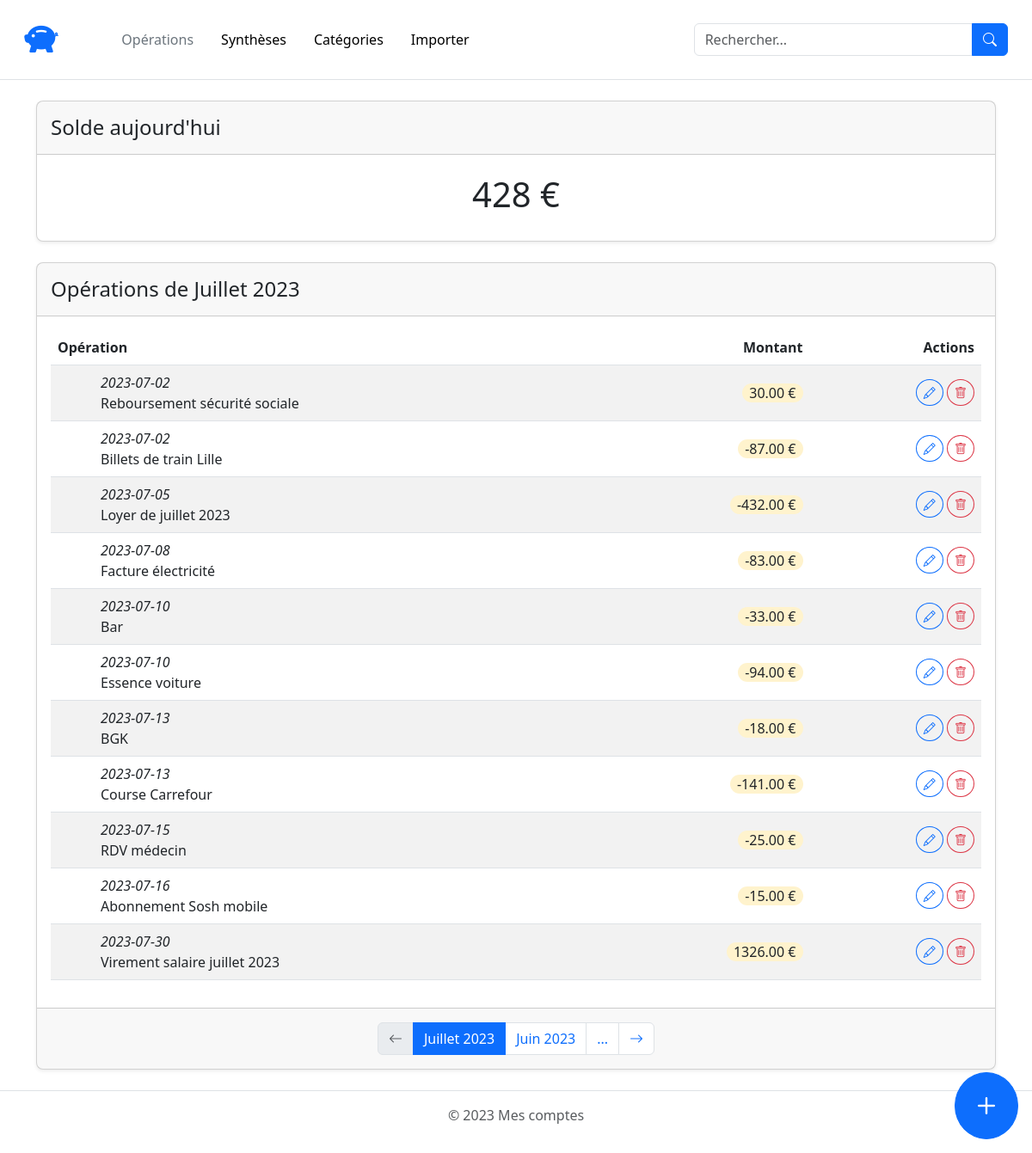
The page / on the database its author committed.
### tables this page shows
CREATE TABLE IF NOT EXISTS `transaction` (
  `id_transaction` int NOT NULL AUTO_INCREMENT,
  `name` varchar(50) NOT NULL,
  `amount` decimal(15,2) NOT NULL,
  `date_transaction` date NOT NULL,
  `id_category` int DEFAULT NULL,
  PRIMARY KEY (`id_transaction`),
  KEY `id_category` (`id_category`)
);

### index.php (the view, shortened to what this page needs)
<?php
require_once "connexion/connexiondb.php";
$total = 0;
$sql = "SELECT * FROM transaction WHERE MONTH(date_transaction) = 7 AND YEAR(date_transaction) = 2023   ORDER by date_transaction ASC";
$sth = $dbh->query($sql);
$data = $sth->fetchAll(PDO::FETCH_ASSOC);
?>
<!DOCTYPE html>
<html lang="fr">
<head>
    <link rel="stylesheet" href="https://cdn.jsdelivr.net/npm/bootstrap@5.3.0/dist/css/bootstrap.min.css">
    <link rel="stylesheet" href="https://cdn.jsdelivr.net/npm/bootstrap-icons@1.10.5/font/bootstrap-icons.css">
</head>
<body>
    <div class="container-fluid">
        <header class="row flex-wrap justify-content-between align-items-center p-3 mb-4 border-bottom">
            <a href="index.php" class="col-1">
                <i class="bi bi-piggy-bank-fill text-primary fs-1"></i>
            </a>
            <nav class="col-11 col-md-7">
                <ul class="nav">
                    <li class="nav-item">
                        <a href="index.php" class="nav-link link-secondary" aria-current="page">Opérations</a>
                    </li>
                    <li class="nav-item">
                        <a href="summary.html" class="nav-link link-body-emphasis">Synthèses</a>
                    </li>
                    <li class="nav-item">
                        <a href="categories.html" class="nav-link link-body-emphasis">Catégories</a>
                    </li>
                    <li class="nav-item">
                        <a href="import.html" class="nav-link link-body-emphasis">Importer</a>
                    </li>
                </ul>
            </nav>
            <form action="" class="col-12 col-md-4" role="search">
                <div class="input-group">
                    <input type="text" class="form-control" placeholder="Rechercher..."
                        aria-describedby="button-search">
                    <button class="btn btn-primary" type="submit" id="button-search">
                        <i class="bi bi-search"></i>
                    </button>
                </div>
            </form>
        </header>
    </div>
    <div class="container">
        <section class="card mb-4 rounded-3 shadow-sm">
            <div class="card-header py-3">
                <h2 class="my-0 fw-normal fs-4">Solde aujourd'hui</h2>
            </div>
            <?php foreach ($data as $key => $value) : ?>
                <?php $total = $total + $value['amount'] ?>
            <?php endforeach ?>
            <div class="card-body">
                <p class="card-title pricing-card-title text-center fs-1"><?= $total ?> €</p>
            </div>
        </section>
        <section class="card mb-4 rounded-3 shadow-sm">
            <div class="card-header py-3">
                <h1 class="my-0 fw-normal fs-4">Opérations de Juillet 2023</h1>
            </div>
            <div class="card-body">
                <table class="table table-striped table-hover align-middle">
                    <thead>
                        <tr>
                            <th scope="col" colspan="2">Opération</th>
                            <th scope="col" class="text-end">Montant</th>
                            <th scope="col" class="text-end">Actions</th>
                        </tr>
                    </thead>
                    <tbody>
                        <?php foreach ($data as $key => $value) : ?>
                            <tr>
                                <td width="50" class="ps-3">
                                </td>
                                <td>
                                    <time datetime=<?= $value['date_transaction'] ?> class="d-block fst-italic fw-light"><?= $value['date_transaction'] ?></time>
                                    <?= $value['name'] ?>
                                </td>
                                <td class="text-end">
                                    <span class="rounded-pill text-nowrap bg-warning-subtle px-2">
                                        <?= $value['amount'] ?> €
                                    </span>
                                </td>
                                <td class="text-end text-nowrap">
                                    <a href="modif.php?id=<?= $value['id_transaction'] ?>" class="btn btn-outline-primary btn-sm rounded-circle">
                                        <i class="bi bi-pencil"></i>
                                    </a>
                                    <a href="#" class="btn btn-outline-danger btn-sm rounded-circle">
                                        <i class="bi bi-trash"></i>
                                    </a>
                                </td>
                            </tr>
                        <?php endforeach ?>
                    </tbody>
                </table>
            </div>
            <div class="card-footer">
                <nav class="text-center">
                    <ul class="pagination d-flex justify-content-center m-2">
                        <li class="page-item disabled">
                            <span class="page-link">
                                <i class="bi bi-arrow-left"></i>
                            </span>
                        </li>
                        <li class="page-item active" aria-current="page">
                            <span class="page-link">Juillet 2023</span>
                        </li>
                        <li class="page-item">
                            <a class="page-link" href="index.php">Juin 2023</a>
                        </li>
                        <li class="page-item">
                            <span class="page-link">...</span>
                        </li>
                        <li class="page-item">
                            <a class="page-link" href="index.php">
                                <i class="bi bi-arrow-right"></i>
                            </a>
                        </li>
                    </ul>
                </nav>
            </div>
        </section>
    </div>
    <div class="position-fixed bottom-0 end-0 m-3">
        <a href="add.php" class="btn btn-primary btn-lg rounded-circle">
            <i class="bi bi-plus fs-1"></i>
        </a>
    </div>
    <footer class="py-3 mt-4 border-top">
        <p class="text-center text-body-secondary">© 2023 Mes comptes</p>
    </footer>
</body>
</html>

### rows shown on the page
transaction: date_transaction "2023-07-02", name "Reboursement sécurité sociale", amount "30.00"
transaction: date_transaction "2023-07-02", name "Billets de train Lille", amount "-87.00"
transaction: date_transaction "2023-07-05", name "Loyer de juillet 2023", amount "-432.00"
transaction: date_transaction "2023-07-08", name "Facture électricité", amount "-83.00"
transaction: date_transaction "2023-07-10", name "Bar", amount "-33.00"
transaction: date_transaction "2023-07-10", name "Essence voiture", amount "-94.00"
transaction: date_transaction "2023-07-13", name "BGK", amount "-18.00"
transaction: date_transaction "2023-07-13", name "Course Carrefour", amount "-141.00"
transaction: date_transaction "2023-07-15", name "RDV médecin", amount "-25.00"
transaction: date_transaction "2023-07-16", name "Abonnement Sosh mobile", amount "-15.00"
transaction: date_transaction "2023-07-30", name "Virement salaire juillet 2023", amount "1326.00"

### other values the page prints
$total "428"
